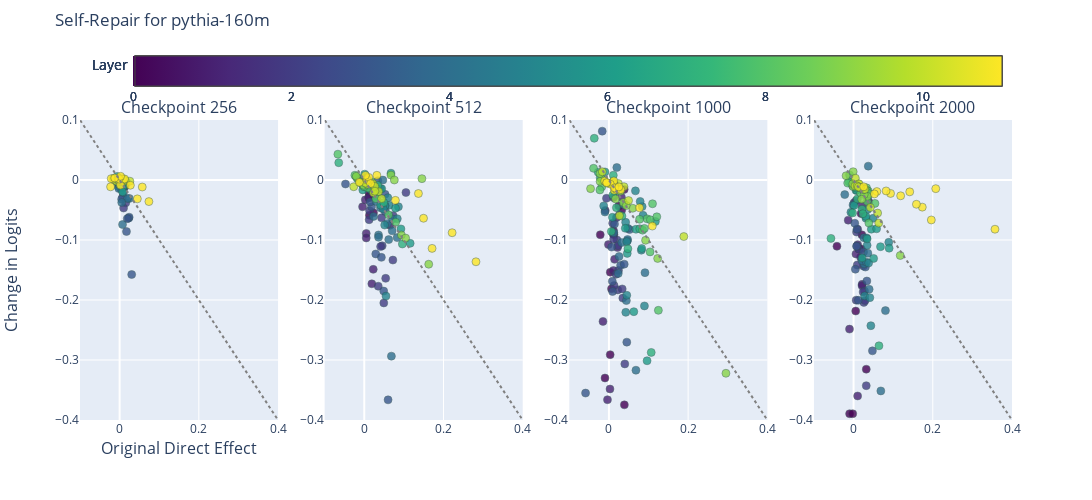

This figure's notebook cell:
### Code cell
import plotly.graph_objects as go
from plotly.subplots import make_subplots
import numpy as np
import torch

from utils.visualization import convert_title_to_filename


# Specify your desired x and y axis range
x_range = [-0.1, 0.4]
y_range = [-0.4, 0.1]

# Determine the grid size (rows x columns)
total_checkpoints = len(subset_data.keys())
num_columns = 4  # Example: 3 columns in your grid
num_rows = (total_checkpoints + num_columns - 1) // num_columns  # Calculate rows needed

# Initialize the subplot figure with specified rows and columns
fig = make_subplots(
    rows=num_rows, cols=num_columns, 
    subplot_titles=[f"Checkpoint {checkpoint}" for checkpoint in data.keys()],
    horizontal_spacing=0.05,  # Reduce horizontal spacing
    vertical_spacing=0.05     # Reduce vertical spacing
)

subplot_index = 1  # Initialize subplot index

for checkpoint in subset_data.keys():
    # Calculate the current row and column position
    row = (subplot_index - 1) // num_columns + 1
    col = (subplot_index - 1) % num_columns + 1

    # Generate the plot for the current checkpoint
    current_fig = create_layered_scatter(
        subset_data[checkpoint]['thresholded_de'][0], 
        subset_data[checkpoint]['thresholded_cil'][0], 
        "Direct Effect of Component", 
        "Change in Logits Upon Ablation", 
        f"Self-Repair in {MODEL_TO_VIEW} at Checkpoint {checkpoint}",
    )

    # Add each trace from the current figure to the subplot
    for trace in current_fig.data:
        fig.add_trace(trace, row=row, col=col)

    # Explicitly set x and y ranges for this subplot
    fig.update_xaxes(range=x_range, row=row, col=col)
    fig.update_yaxes(range=y_range, row=row, col=col)
    
    # Add the dotted line where the negative value of the y-axis equals the positive value of the x-axis
    line_range = [min(x_range[0], y_range[0]), max(x_range[1], y_range[1])]
    fig.add_trace(
        go.Scatter(x=line_range, y=[-x for x in line_range], mode='lines',
                   line=dict(color='grey', dash='dot'), name='Y=-X'),
        row=row, col=col
    )

    subplot_index += 1

title = f"Self-Repair for {MODEL_TO_VIEW}"

# Update layout with centered axis titles, increased legend-subplot spacing, and specified label size
fig.update_layout(
    height=400*num_rows+100, 
    width=350*num_columns, 
    title_text=title, 
    showlegend=False,
    xaxis_title="Original Direct Effect",  # Centered x-axis title
    yaxis_title="Change in Logits",  # Centered y-axis title
    margin=dict(t=75),  # Increase top margin to provide space for the legend
    xaxis_title_font=dict(size=16),  # Set x-axis label size
    yaxis_title_font=dict(size=16)   # Set y-axis label size
)

filename = "results/plots/" + convert_title_to_filename(title) + ".pdf"
fig.write_image(filename, format='pdf', width=350*num_columns, height=400*num_rows+100, engine="kaleido")

fig.show()

### Figure 1 — Plotly figure (JSON) as saved in the notebook; plotly's stock layout.template omitted (floating-point values rounded to 4 significant figures; data arrays with more than 128 entries replaced by an {"elided": "..."} marker saying what was removed)
{"data": [{"marker": {"color": {"elided": "144 int values"}, "colorbar": {"orientation": "h", "title": {"text": "Layer"}}, "colorscale": [[0, "#440154"], [0.1111, "#482878"], [0.2222, "#3e4989"], [0.3333, "#31688e"], [0.4444, "#26828e"], [0.5556, "#1f9e89"], [0.6667, "#35b779"], [0.7778, "#6ece58"], [0.8889, "#b5de2b"], [1, "#fde725"]], "line": {"color": "DarkSlateGrey", "width": 0.5}, "opacity": 0.8, "size": 8}, "mode": "markers", "name": "Attention Heads", "text": {"elided": "144 str values"}, "type": "scatter", "x": {"elided": "144 float values"}, "xaxis": "x", "y": {"elided": "144 float values"}, "yaxis": "y"}, {"line": {"color": "grey", "dash": "dot"}, "mode": "lines", "name": "Y=-X", "type": "scatter", "x": [-0.4, 0.4], "xaxis": "x", "y": [0.4, -0.4], "yaxis": "y"}, {"marker": {"color": {"elided": "144 int values"}, "colorbar": {"orientation": "h", "title": {"text": "Layer"}}, "colorscale": [[0, "#440154"], [0.1111, "#482878"], [0.2222, "#3e4989"], [0.3333, "#31688e"], [0.4444, "#26828e"], [0.5556, "#1f9e89"], [0.6667, "#35b779"], [0.7778, "#6ece58"], [0.8889, "#b5de2b"], [1, "#fde725"]], "line": {"color": "DarkSlateGrey", "width": 0.5}, "opacity": 0.8, "size": 8}, "mode": "markers", "name": "Attention Heads", "text": {"elided": "144 str values"}, "type": "scatter", "x": {"elided": "144 float values"}, "xaxis": "x2", "y": {"elided": "144 float values"}, "yaxis": "y2"}, {"line": {"color": "grey", "dash": "dot"}, "mode": "lines", "name": "Y=-X", "type": "scatter", "x": [-0.4, 0.4], "xaxis": "x2", "y": [0.4, -0.4], "yaxis": "y2"}, {"marker": {"color": {"elided": "144 int values"}, "colorbar": {"orientation": "h", "title": {"text": "Layer"}}, "colorscale": [[0, "#440154"], [0.1111, "#482878"], [0.2222, "#3e4989"], [0.3333, "#31688e"], [0.4444, "#26828e"], [0.5556, "#1f9e89"], [0.6667, "#35b779"], [0.7778, "#6ece58"], [0.8889, "#b5de2b"], [1, "#fde725"]], "line": {"color": "DarkSlateGrey", "width": 0.5}, "opacity": 0.8, "size": 8}, "mode": "markers", "name": "Attention Heads", "text": {"elided": "144 str values"}, "type": "scatter", "x": {"elided": "144 float values"}, "xaxis": "x3", "y": {"elided": "144 float values"}, "yaxis": "y3"}, {"line": {"color": "grey", "dash": "dot"}, "mode": "lines", "name": "Y=-X", "type": "scatter", "x": [-0.4, 0.4], "xaxis": "x3", "y": [0.4, -0.4], "yaxis": "y3"}, {"marker": {"color": {"elided": "144 int values"}, "colorbar": {"orientation": "h", "title": {"text": "Layer"}}, "colorscale": [[0, "#440154"], [0.1111, "#482878"], [0.2222, "#3e4989"], [0.3333, "#31688e"], [0.4444, "#26828e"], [0.5556, "#1f9e89"], [0.6667, "#35b779"], [0.7778, "#6ece58"], [0.8889, "#b5de2b"], [1, "#fde725"]], "line": {"color": "DarkSlateGrey", "width": 0.5}, "opacity": 0.8, "size": 8}, "mode": "markers", "name": "Attention Heads", "text": {"elided": "144 str values"}, "type": "scatter", "x": {"elided": "144 float values"}, "xaxis": "x4", "y": {"elided": "144 float values"}, "yaxis": "y4"}, {"line": {"color": "grey", "dash": "dot"}, "mode": "lines", "name": "Y=-X", "type": "scatter", "x": [-0.4, 0.4], "xaxis": "x4", "y": [0.4, -0.4], "yaxis": "y4"}], "layout": {"annotations": [{"font": {"size": 16}, "showarrow": false, "text": "Checkpoint 256", "x": 0.1062, "xanchor": "center", "xref": "paper", "y": 1, "yanchor": "bottom", "yref": "paper"}, {"font": {"size": 16}, "showarrow": false, "text": "Checkpoint 512", "x": 0.3688, "xanchor": "center", "xref": "paper", "y": 1, "yanchor": "bottom", "yref": "paper"}, {"font": {"size": 16}, "showarrow": false, "text": "Checkpoint 1000", "x": 0.6313, "xanchor": "center", "xref": "paper", "y": 1, "yanchor": "bottom", "yref": "paper"}, {"font": {"size": 16}, "showarrow": false, "text": "Checkpoint 2000", "x": 0.8938, "xanchor": "center", "xref": "paper", "y": 1, "yanchor": "bottom", "yref": "paper"}], "height": 500, "margin": {"t": 75}, "showlegend": false, "title": {"text": "Self-Repair for pythia-160m"}, "width": 1400, "xaxis": {"anchor": "y", "domain": [0, 0.2125], "range": [-0.1, 0.4], "title": {"font": {"size": 16}, "text": "Original Direct Effect"}}, "xaxis2": {"anchor": "y2", "domain": [0.2625, 0.475], "range": [-0.1, 0.4]}, "xaxis3": {"anchor": "y3", "domain": [0.525, 0.7375], "range": [-0.1, 0.4]}, "xaxis4": {"anchor": "y4", "domain": [0.7875, 1], "range": [-0.1, 0.4]}, "yaxis": {"anchor": "x", "domain": [0, 1], "range": [-0.4, 0.1], "title": {"font": {"size": 16}, "text": "Change in Logits"}}, "yaxis2": {"anchor": "x2", "domain": [0, 1], "range": [-0.4, 0.1]}, "yaxis3": {"anchor": "x3", "domain": [0, 1], "range": [-0.4, 0.1]}, "yaxis4": {"anchor": "x4", "domain": [0, 1], "range": [-0.4, 0.1]}}}
